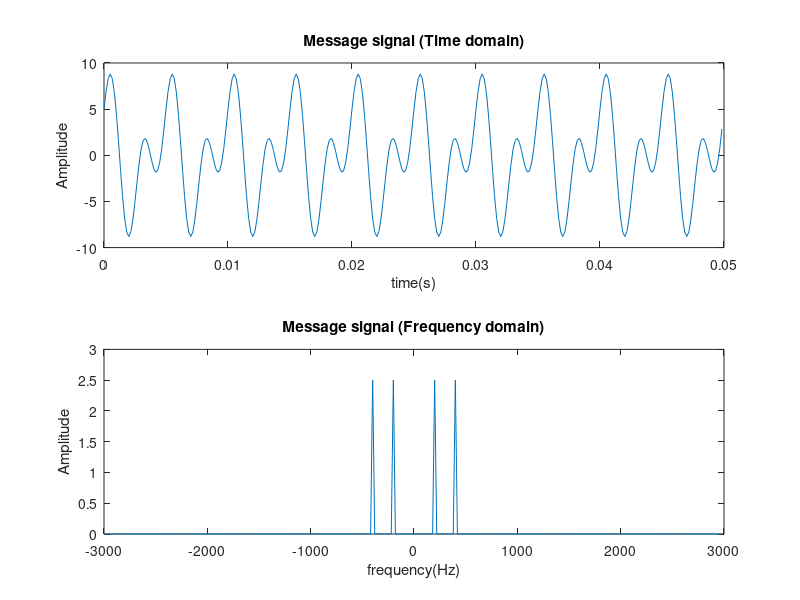

MATLAB code for this plot: (Note: this script raises an error after producing the figure.)
%Code to performing conventional AM 
%Coded by S U Swakath Updated on 12th Nov 2020
%% --------- Generating message signal ----------------
clc;clear all;close all;
fm = 200 ; %Message signal frequency in Hz
fs = 6000; %Sampling frequency in Hz
T = 1/fm; %Message signal time period in s
nCycles = 10; %Number of cycles of message signal
t = 0:1/fs:((T*nCycles)-(1/fs));
Am = 5; %Message signal amplitude

ym = Am*sin(2*pi*2*fm*t)+ Am*cos(2*pi*fm*t);  %Message signal

%% --------Frequency and Time domain Plot of Message signal-----------
%computing frequency domain representation of ym
Ym_fft = fftshift(fft(ym))/length(ym); %dft of message signal
Nfft = length(Ym_fft); %N value of N point dft
f = fs*(-Nfft/2:Nfft/2-1)/Nfft; %frequency vector for plot

%time domain plot plot of message signal
figure(1)
subplot(2,1,1)
plot(t,ym)
title("Message signal (Time domain)")
xlabel("time(s)")
ylabel("Amplitude")

%frequency domain plot of message signal
subplot(2,1,2)
plot(f,abs(Ym_fft))
title("Message signal (Frequency domain)")
xlabel("frequency(Hz)")
ylabel("Amplitude")

%% -----------Performing AM Modulation--------------- 
amod = 0.1; %Modulation index (amod<=1)
fc = 1000; %Carrier frequency in Hz
[yc,carrier] = modulation(ym,amod,fc,t); %Computing modulated signal
Yc_fft = fftshift(fft(yc))/length(yc);%modulated signal dft

%plotting Passband signal time domain and frequency domain plots
figure(2)
subplot(2,1,1)
plot(t,yc,'b')
hold on
plot(t,ym,'r')
hold off
title("Modulated signal (Time domain)")
xlabel("time(s)")
ylabel("Amplitude")
legend("Modulated signal", "Message signal");

subplot(2,1,2)
plot(f,abs(Yc_fft))
title("Modulated signal (Frequency domain)")
xlabel("frequency(Hz)")
ylabel("Amplitude")

figure(3)
plot(t,carrier);
title('Carrier Signal (Time domain)')
xlabel('time(s)')
ylabel('Amplitude')

%% -----------Performing AM demodulation--------
demodulatedSignal = demodulation(yc,fc,fs,t); %computing demodulated signal
demodulatedSignal_fft = fftshift( fft(demodulatedSignal)); 
demodulatedSignal_fft = demodulatedSignal_fft/length(demodulatedSignal);

%plotting received signal, time domain and frequency domain plots
figure(4)
subplot(2,1,1)
plot(t,demodulatedSignal);
title("Demodulated Signal (Time domain)");
xlabel("time(s)");
ylabel("Amplitude");
subplot(2,1,2)
plot(f,abs(demodulatedSignal_fft))
title("Demodulated Signal (Frequency domain)");
xlabel("frequency(Hz)");
ylabel("Amplitude");

disp('computation completed')

%% --------------- Functions ------------------
function [modulatedSignal,carrierSignal] = modulation(signal,a_mod,fc,t)
%This function takes a signal in time domain signal and computes its
%corresponding modulatedSignal using conventional AM modulation scheme.
%To compute the modulatedSignal the function takes a_mod (a_mod<=1),
%carrier wave frequency (fc) in Hz and time vector (t) in s
    
    min_signal = min(signal); %minimum value of the given signal
    Ac = (abs(min_signal))/a_mod; %carrier wave amplitude
    modulatedSignal = Ac*((1+a_mod*signal).*(cos(2*pi*fc*t)));%modulation 
    carrierSignal = Ac*(cos(2*pi*fc*t));%carrier wave
end

function [demodulatedSignal] = demodulation(passbandSignal,fc,fs,t)
%This function takes passbandSignal of conventional AM modulation  
%and demodulates the signal using coherent detection.
%The carrier frequency is fc. A 4th order butterworth filter is used as 
%a low pass filter with cutoff as fc. DC value offset and gain is 
%eliminated to generate the original signal.
    temp = 2*passbandSignal.*cos(2*pi*fc*t); 
    temp_fft = fft(temp)/length(temp);
    temp = temp - temp_fft(1);%removing DC offset
    [b,a] = butter(4,fc*2/(fs),'low'); %low pass filter
    demodulatedSignal = filter(b,a,temp); 
    gain = min(demodulatedSignal);
    gain = sqrt(abs(gain));
    demodulatedSignal = demodulatedSignal/gain;%removing the gain 
end
